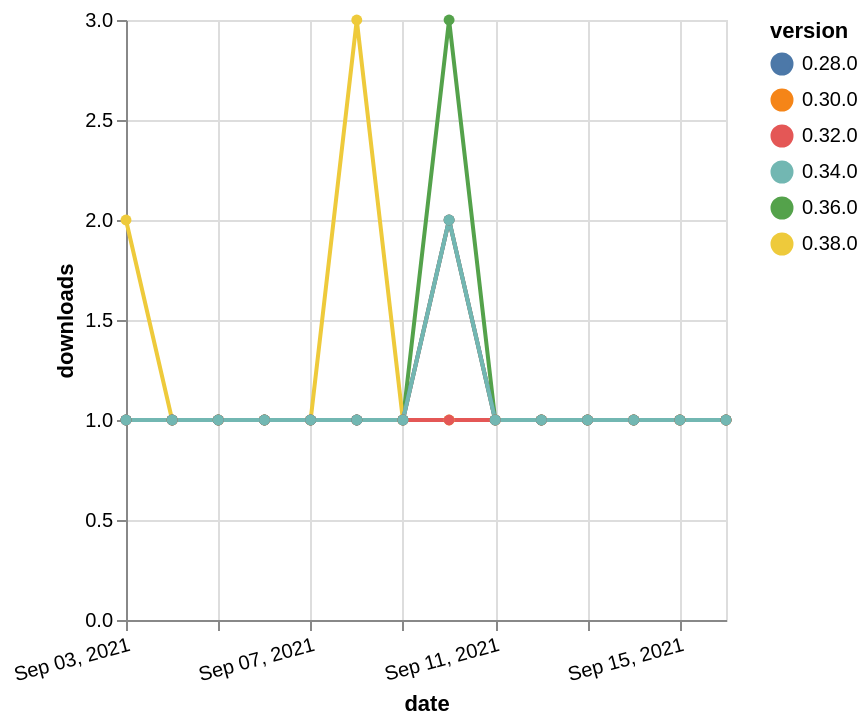

Express this chart as Vega-Lite.
### Vega-Lite specification from a JSON file in a GitHub repository (floating-point values rounded to 4 significant figures)
{"$schema": "https://vega.github.io/schema/vega-lite/v5.json", "description": "A simple bar chart with embedded data.", "data": {"values": [{"date": "2021-09-03", "total": 177, "delta": 1, "version": "0.30.0"}, {"date": "2021-09-04", "total": 178, "delta": 1, "version": "0.30.0"}, {"date": "2021-09-05", "total": 179, "delta": 1, "version": "0.30.0"}, {"date": "2021-09-06", "total": 180, "delta": 1, "version": "0.30.0"}, {"date": "2021-09-07", "total": 181, "delta": 1, "version": "0.30.0"}, {"date": "2021-09-08", "total": 182, "delta": 1, "version": "0.30.0"}, {"date": "2021-09-09", "total": 183, "delta": 1, "version": "0.30.0"}, {"date": "2021-09-10", "total": 185, "delta": 2, "version": "0.30.0"}, {"date": "2021-09-11", "total": 186, "delta": 1, "version": "0.30.0"}, {"date": "2021-09-12", "total": 187, "delta": 1, "version": "0.30.0"}, {"date": "2021-09-13", "total": 188, "delta": 1, "version": "0.30.0"}, {"date": "2021-09-14", "total": 189, "delta": 1, "version": "0.30.0"}, {"date": "2021-09-15", "total": 190, "delta": 1, "version": "0.30.0"}, {"date": "2021-09-16", "total": 191, "delta": 1, "version": "0.30.0"}, {"date": "2021-09-03", "total": 167, "delta": 1, "version": "0.36.0"}, {"date": "2021-09-04", "total": 168, "delta": 1, "version": "0.36.0"}, {"date": "2021-09-05", "total": 169, "delta": 1, "version": "0.36.0"}, {"date": "2021-09-06", "total": 170, "delta": 1, "version": "0.36.0"}, {"date": "2021-09-07", "total": 171, "delta": 1, "version": "0.36.0"}, {"date": "2021-09-08", "total": 172, "delta": 1, "version": "0.36.0"}, {"date": "2021-09-09", "total": 173, "delta": 1, "version": "0.36.0"}, {"date": "2021-09-10", "total": 176, "delta": 3, "version": "0.36.0"}, {"date": "2021-09-11", "total": 177, "delta": 1, "version": "0.36.0"}, {"date": "2021-09-12", "total": 178, "delta": 1, "version": "0.36.0"}, {"date": "2021-09-13", "total": 179, "delta": 1, "version": "0.36.0"}, {"date": "2021-09-14", "total": 180, "delta": 1, "version": "0.36.0"}, {"date": "2021-09-15", "total": 181, "delta": 1, "version": "0.36.0"}, {"date": "2021-09-16", "total": 182, "delta": 1, "version": "0.36.0"}, {"date": "2021-09-03", "total": 110, "delta": 2, "version": "0.38.0"}, {"date": "2021-09-04", "total": 111, "delta": 1, "version": "0.38.0"}, {"date": "2021-09-05", "total": 112, "delta": 1, "version": "0.38.0"}, {"date": "2021-09-06", "total": 113, "delta": 1, "version": "0.38.0"}, {"date": "2021-09-07", "total": 114, "delta": 1, "version": "0.38.0"}, {"date": "2021-09-08", "total": 117, "delta": 3, "version": "0.38.0"}, {"date": "2021-09-09", "total": 118, "delta": 1, "version": "0.38.0"}, {"date": "2021-09-10", "total": 119, "delta": 1, "version": "0.38.0"}, {"date": "2021-09-11", "total": 120, "delta": 1, "version": "0.38.0"}, {"date": "2021-09-12", "total": 121, "delta": 1, "version": "0.38.0"}, {"date": "2021-09-13", "total": 122, "delta": 1, "version": "0.38.0"}, {"date": "2021-09-14", "total": 123, "delta": 1, "version": "0.38.0"}, {"date": "2021-09-15", "total": 124, "delta": 1, "version": "0.38.0"}, {"date": "2021-09-16", "total": 125, "delta": 1, "version": "0.38.0"}, {"date": "2021-09-03", "total": 186, "delta": 1, "version": "0.32.0"}, {"date": "2021-09-04", "total": 187, "delta": 1, "version": "0.32.0"}, {"date": "2021-09-05", "total": 188, "delta": 1, "version": "0.32.0"}, {"date": "2021-09-06", "total": 189, "delta": 1, "version": "0.32.0"}, {"date": "2021-09-07", "total": 190, "delta": 1, "version": "0.32.0"}, {"date": "2021-09-08", "total": 191, "delta": 1, "version": "0.32.0"}, {"date": "2021-09-09", "total": 192, "delta": 1, "version": "0.32.0"}, {"date": "2021-09-10", "total": 193, "delta": 1, "version": "0.32.0"}, {"date": "2021-09-11", "total": 194, "delta": 1, "version": "0.32.0"}, {"date": "2021-09-12", "total": 195, "delta": 1, "version": "0.32.0"}, {"date": "2021-09-13", "total": 196, "delta": 1, "version": "0.32.0"}, {"date": "2021-09-14", "total": 197, "delta": 1, "version": "0.32.0"}, {"date": "2021-09-15", "total": 198, "delta": 1, "version": "0.32.0"}, {"date": "2021-09-16", "total": 199, "delta": 1, "version": "0.32.0"}, {"date": "2021-09-03", "total": 351, "delta": 1, "version": "0.28.0"}, {"date": "2021-09-04", "total": 352, "delta": 1, "version": "0.28.0"}, {"date": "2021-09-05", "total": 353, "delta": 1, "version": "0.28.0"}, {"date": "2021-09-06", "total": 354, "delta": 1, "version": "0.28.0"}, {"date": "2021-09-07", "total": 355, "delta": 1, "version": "0.28.0"}, {"date": "2021-09-08", "total": 356, "delta": 1, "version": "0.28.0"}, {"date": "2021-09-09", "total": 357, "delta": 1, "version": "0.28.0"}, {"date": "2021-09-10", "total": 359, "delta": 2, "version": "0.28.0"}, {"date": "2021-09-11", "total": 360, "delta": 1, "version": "0.28.0"}, {"date": "2021-09-12", "total": 361, "delta": 1, "version": "0.28.0"}, {"date": "2021-09-13", "total": 362, "delta": 1, "version": "0.28.0"}, {"date": "2021-09-14", "total": 363, "delta": 1, "version": "0.28.0"}, {"date": "2021-09-15", "total": 364, "delta": 1, "version": "0.28.0"}, {"date": "2021-09-16", "total": 365, "delta": 1, "version": "0.28.0"}, {"date": "2021-09-03", "total": 158, "delta": 1, "version": "0.34.0"}, {"date": "2021-09-04", "total": 159, "delta": 1, "version": "0.34.0"}, {"date": "2021-09-05", "total": 160, "delta": 1, "version": "0.34.0"}, {"date": "2021-09-06", "total": 161, "delta": 1, "version": "0.34.0"}, {"date": "2021-09-07", "total": 162, "delta": 1, "version": "0.34.0"}, {"date": "2021-09-08", "total": 163, "delta": 1, "version": "0.34.0"}, {"date": "2021-09-09", "total": 164, "delta": 1, "version": "0.34.0"}, {"date": "2021-09-10", "total": 166, "delta": 2, "version": "0.34.0"}, {"date": "2021-09-11", "total": 167, "delta": 1, "version": "0.34.0"}, {"date": "2021-09-12", "total": 168, "delta": 1, "version": "0.34.0"}, {"date": "2021-09-13", "total": 169, "delta": 1, "version": "0.34.0"}, {"date": "2021-09-14", "total": 170, "delta": 1, "version": "0.34.0"}, {"date": "2021-09-15", "total": 171, "delta": 1, "version": "0.34.0"}, {"date": "2021-09-16", "total": 172, "delta": 1, "version": "0.34.0"}]}, "width": "container", "mark": {"type": "line", "point": {"filled": true}}, "encoding": {"x": {"field": "date", "type": "temporal", "timeUnit": "yearmonthdate", "title": "date", "axis": {"labelAngle": -15}}, "y": {"field": "delta", "type": "quantitative", "title": "downloads"}, "color": {"field": "version", "type": "nominal"}, "tooltip": {"field": "delta"}}}
